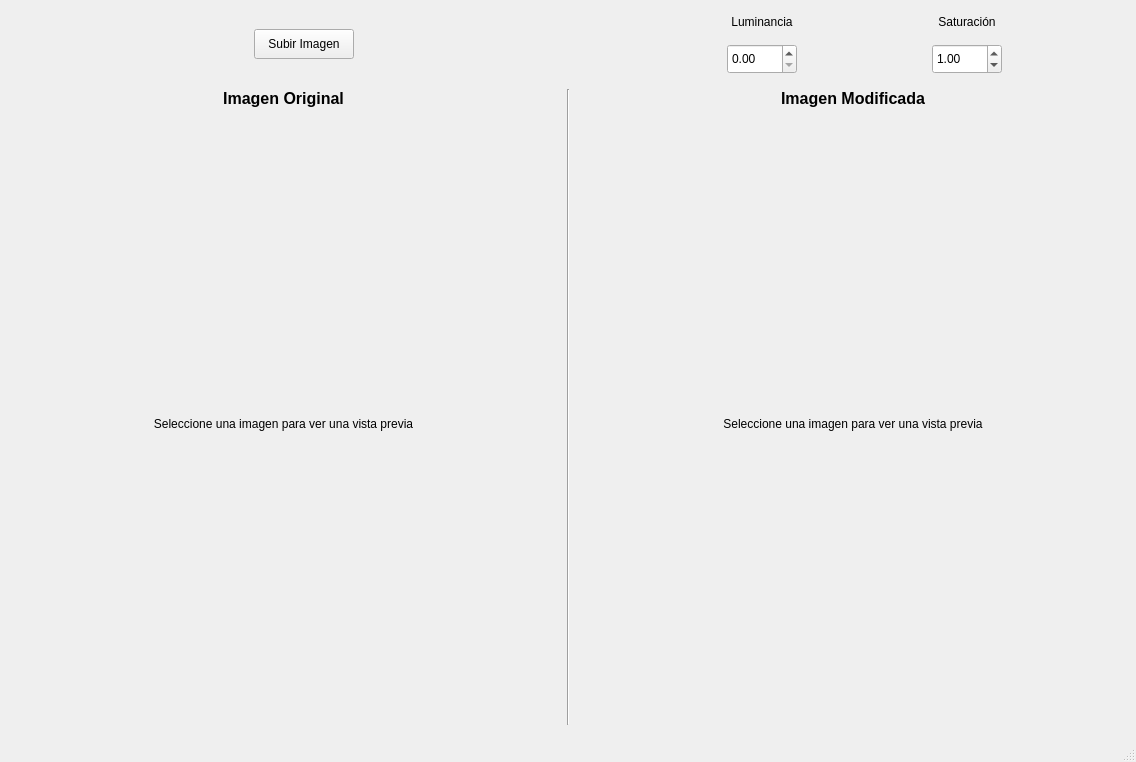
<?xml version="1.0" encoding="UTF-8"?>
<ui version="4.0">
 <class>MainWindow</class>
 <widget class="QMainWindow" name="MainWindow">
  <property name="geometry">
   <rect>
    <x>0</x>
    <y>0</y>
    <width>1136</width>
    <height>762</height>
   </rect>
  </property>
  <property name="windowTitle">
   <string>Jugando con la Luminancia y Saturación</string>
  </property>
  <widget class="QWidget" name="centralwidget">
   <layout class="QVBoxLayout" name="verticalLayout_5" stretch="0,6">
    <property name="spacing">
     <number>15</number>
    </property>
    <property name="leftMargin">
     <number>15</number>
    </property>
    <property name="topMargin">
     <number>15</number>
    </property>
    <property name="rightMargin">
     <number>15</number>
    </property>
    <property name="bottomMargin">
     <number>15</number>
    </property>
    <item>
     <layout class="QHBoxLayout" name="horizontalLayout">
      <item>
       <spacer name="horizontalSpacer_2">
        <property name="orientation">
         <enum>Qt::Horizontal</enum>
        </property>
        <property name="sizeHint" stdset="0">
         <size>
          <width>40</width>
          <height>20</height>
         </size>
        </property>
       </spacer>
      </item>
      <item>
       <spacer name="horizontalSpacer_6">
        <property name="orientation">
         <enum>Qt::Horizontal</enum>
        </property>
        <property name="sizeHint" stdset="0">
         <size>
          <width>40</width>
          <height>20</height>
         </size>
        </property>
       </spacer>
      </item>
      <item>
       <widget class="QPushButton" name="btn_subir_img">
        <property name="minimumSize">
         <size>
          <width>100</width>
          <height>30</height>
         </size>
        </property>
        <property name="text">
         <string>Subir Imagen</string>
        </property>
       </widget>
      </item>
      <item>
       <spacer name="horizontalSpacer">
        <property name="orientation">
         <enum>Qt::Horizontal</enum>
        </property>
        <property name="sizeHint" stdset="0">
         <size>
          <width>40</width>
          <height>20</height>
         </size>
        </property>
       </spacer>
      </item>
      <item>
       <spacer name="horizontalSpacer_7">
        <property name="orientation">
         <enum>Qt::Horizontal</enum>
        </property>
        <property name="sizeHint" stdset="0">
         <size>
          <width>40</width>
          <height>20</height>
         </size>
        </property>
       </spacer>
      </item>
      <item>
       <spacer name="horizontalSpacer_5">
        <property name="orientation">
         <enum>Qt::Horizontal</enum>
        </property>
        <property name="sizeHint" stdset="0">
         <size>
          <width>40</width>
          <height>20</height>
         </size>
        </property>
       </spacer>
      </item>
      <item>
       <layout class="QVBoxLayout" name="verticalLayout">
        <item>
         <widget class="QLabel" name="label_5">
          <property name="text">
           <string>Luminancia</string>
          </property>
          <property name="alignment">
           <set>Qt::AlignCenter</set>
          </property>
          <property name="buddy">
           <cstring>edt_luminancia</cstring>
          </property>
         </widget>
        </item>
        <item>
         <widget class="QDoubleSpinBox" name="edt_luminancia">
          <property name="minimumSize">
           <size>
            <width>70</width>
            <height>30</height>
           </size>
          </property>
          <property name="minimum">
           <double>0.000000000000000</double>
          </property>
          <property name="maximum">
           <double>999.990000000000009</double>
          </property>
          <property name="singleStep">
           <double>0.100000000000000</double>
          </property>
         </widget>
        </item>
       </layout>
      </item>
      <item>
       <spacer name="horizontalSpacer_3">
        <property name="orientation">
         <enum>Qt::Horizontal</enum>
        </property>
        <property name="sizeHint" stdset="0">
         <size>
          <width>40</width>
          <height>20</height>
         </size>
        </property>
       </spacer>
      </item>
      <item>
       <layout class="QVBoxLayout" name="verticalLayout_2">
        <item>
         <widget class="QLabel" name="label_6">
          <property name="text">
           <string>Saturación</string>
          </property>
          <property name="alignment">
           <set>Qt::AlignCenter</set>
          </property>
          <property name="buddy">
           <cstring>edt_saturacion</cstring>
          </property>
         </widget>
        </item>
        <item>
         <widget class="QDoubleSpinBox" name="edt_saturacion">
          <property name="minimumSize">
           <size>
            <width>70</width>
            <height>30</height>
           </size>
          </property>
          <property name="minimum">
           <double>-1.000000000000000</double>
          </property>
          <property name="maximum">
           <double>999.990000000000009</double>
          </property>
          <property name="singleStep">
           <double>0.100000000000000</double>
          </property>
          <property name="value">
           <double>1.000000000000000</double>
          </property>
         </widget>
        </item>
       </layout>
      </item>
      <item>
       <spacer name="horizontalSpacer_4">
        <property name="orientation">
         <enum>Qt::Horizontal</enum>
        </property>
        <property name="sizeHint" stdset="0">
         <size>
          <width>40</width>
          <height>20</height>
         </size>
        </property>
       </spacer>
      </item>
     </layout>
    </item>
    <item>
     <layout class="QHBoxLayout" name="horizontalLayout_2">
      <item>
       <layout class="QVBoxLayout" name="verticalLayout_3" stretch="0,2">
        <item>
         <widget class="QLabel" name="label_2">
          <property name="font">
           <font>
            <pointsize>12</pointsize>
            <bold>true</bold>
           </font>
          </property>
          <property name="text">
           <string>Imagen Original</string>
          </property>
          <property name="alignment">
           <set>Qt::AlignCenter</set>
          </property>
         </widget>
        </item>
        <item>
         <widget class="QLabel" name="lbl_img_org">
          <property name="minimumSize">
           <size>
            <width>500</width>
            <height>500</height>
           </size>
          </property>
          <property name="text">
           <string>Seleccione una imagen para ver una vista previa</string>
          </property>
          <property name="alignment">
           <set>Qt::AlignCenter</set>
          </property>
         </widget>
        </item>
       </layout>
      </item>
      <item>
       <widget class="Line" name="line">
        <property name="orientation">
         <enum>Qt::Vertical</enum>
        </property>
       </widget>
      </item>
      <item>
       <layout class="QVBoxLayout" name="verticalLayout_4" stretch="0,2">
        <item>
         <widget class="QLabel" name="label_3">
          <property name="font">
           <font>
            <pointsize>12</pointsize>
            <bold>true</bold>
           </font>
          </property>
          <property name="text">
           <string>Imagen Modificada</string>
          </property>
          <property name="alignment">
           <set>Qt::AlignCenter</set>
          </property>
         </widget>
        </item>
        <item>
         <widget class="QLabel" name="lbl_img_mod">
          <property name="minimumSize">
           <size>
            <width>350</width>
            <height>350</height>
           </size>
          </property>
          <property name="text">
           <string>Seleccione una imagen para ver una vista previa</string>
          </property>
          <property name="alignment">
           <set>Qt::AlignCenter</set>
          </property>
         </widget>
        </item>
       </layout>
      </item>
     </layout>
    </item>
   </layout>
  </widget>
  <widget class="QStatusBar" name="statusbar"/>
 </widget>
 <resources/>
 <connections/>
</ui>
